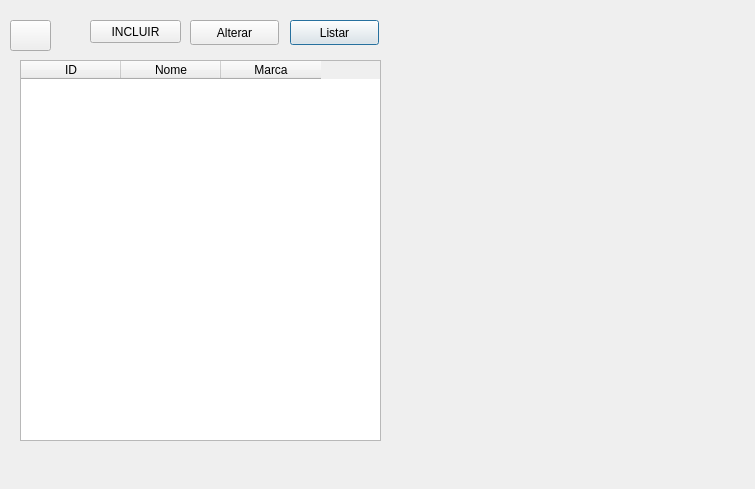
<?xml version="1.0" encoding="UTF-8"?>
<ui version="4.0">
 <class>ModeloTela</class>
 <widget class="QDialog" name="ModeloTela">
  <property name="geometry">
   <rect>
    <x>0</x>
    <y>0</y>
    <width>755</width>
    <height>489</height>
   </rect>
  </property>
  <property name="windowTitle">
   <string>Dialog</string>
  </property>
  <widget class="QPushButton" name="pushButton">
   <property name="geometry">
    <rect>
     <x>10</x>
     <y>20</y>
     <width>41</width>
     <height>31</height>
    </rect>
   </property>
   <property name="styleSheet">
    <string notr="true">qproperty-icon:url(:/rec/img/reply-arrow-filled.png)</string>
   </property>
   <property name="text">
    <string/>
   </property>
   <property name="iconSize">
    <size>
     <width>24</width>
     <height>24</height>
    </size>
   </property>
  </widget>
  <widget class="QTableWidget" name="tableWidget_Listagem">
   <property name="geometry">
    <rect>
     <x>20</x>
     <y>60</y>
     <width>361</width>
     <height>381</height>
    </rect>
   </property>
   <property name="iconSize">
    <size>
     <width>50</width>
     <height>50</height>
    </size>
   </property>
   <attribute name="verticalHeaderDefaultSectionSize">
    <number>50</number>
   </attribute>
   <column>
    <property name="text">
     <string>ID</string>
    </property>
   </column>
   <column>
    <property name="text">
     <string>Nome</string>
    </property>
   </column>
   <column>
    <property name="text">
     <string>Marca</string>
    </property>
   </column>
  </widget>
  <widget class="QPushButton" name="pushButton_Listar">
   <property name="geometry">
    <rect>
     <x>290</x>
     <y>20</y>
     <width>89</width>
     <height>25</height>
    </rect>
   </property>
   <property name="cursor">
    <cursorShape>PointingHandCursor</cursorShape>
   </property>
   <property name="text">
    <string>Listar</string>
   </property>
   <property name="default">
    <bool>true</bool>
   </property>
  </widget>
  <widget class="QPushButton" name="pushButton_Alterar">
   <property name="geometry">
    <rect>
     <x>190</x>
     <y>20</y>
     <width>89</width>
     <height>25</height>
    </rect>
   </property>
   <property name="text">
    <string>Alterar</string>
   </property>
  </widget>
  <widget class="QPushButton" name="pushButtonIncluir">
   <property name="geometry">
    <rect>
     <x>90</x>
     <y>20</y>
     <width>91</width>
     <height>23</height>
    </rect>
   </property>
   <property name="text">
    <string>INCLUIR</string>
   </property>
  </widget>
 </widget>
 <resources/>
 <connections/>
</ui>
